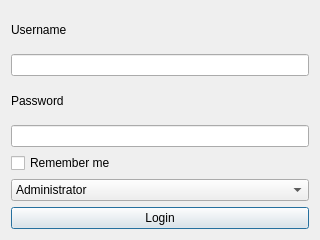
<?xml version="1.0" encoding="UTF-8"?>
<ui version="4.0">
 <class>LoginDialog</class>
 <widget class="QDialog" name="LoginDialog">
  <property name="windowTitle">
   <string>Sign in</string>
  </property>
  <property name="geometry">
   <rect>
    <x>0</x>
    <y>0</y>
    <width>320</width>
    <height>240</height>
   </rect>
  </property>
  <layout class="QVBoxLayout" name="verticalLayout">
   <item>
    <widget class="QLabel" name="usernameLabel">
     <property name="text">
      <string>Username</string>
     </property>
     <property name="buddy">
      <cstring>usernameEdit</cstring>
     </property>
    </widget>
   </item>
   <item>
    <widget class="QLineEdit" name="usernameEdit"/>
   </item>
   <item>
    <widget class="QLabel" name="passwordLabel">
     <property name="text">
      <string>Password</string>
     </property>
     <property name="buddy">
      <cstring>passwordEdit</cstring>
     </property>
    </widget>
   </item>
   <item>
    <widget class="QLineEdit" name="passwordEdit">
     <property name="echoMode">
      <enum>QLineEdit::Password</enum>
     </property>
    </widget>
   </item>
   <item>
    <widget class="QCheckBox" name="rememberCheckBox">
     <property name="text">
      <string>Remember me</string>
     </property>
    </widget>
   </item>
   <item>
    <widget class="QComboBox" name="roleComboBox">
     <item>
      <property name="text">
       <string>Administrator</string>
      </property>
     </item>
     <item>
      <property name="text">
       <string>User</string>
      </property>
     </item>
    </widget>
   </item>
   <item>
    <widget class="QPushButton" name="okButton">
     <property name="text">
      <string>Login</string>
     </property>
    </widget>
   </item>
  </layout>
 </widget>
 <connections>
  <connection>
   <sender>okButton</sender>
   <signal>clicked()</signal>
   <receiver>LoginDialog</receiver>
   <slot>accept()</slot>
  </connection>
 </connections>
</ui>
